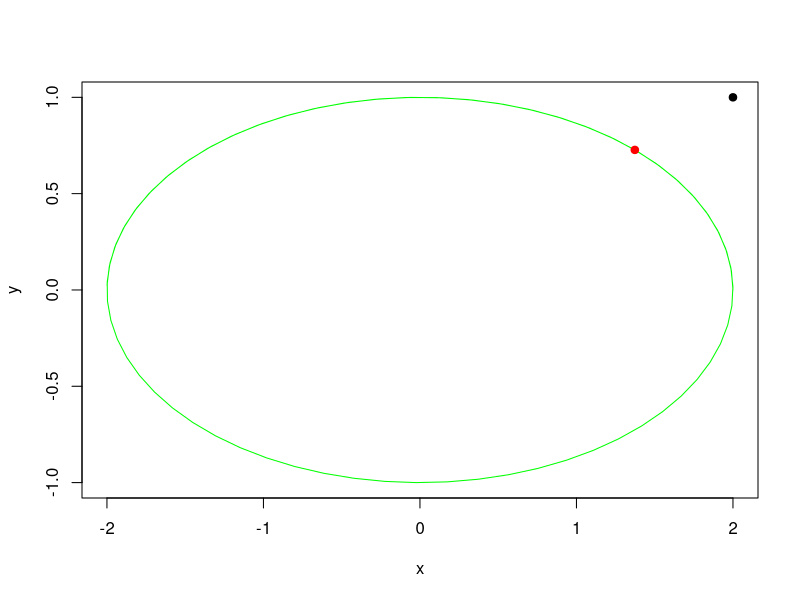

Generate this figure with R:
#Por: Maria Garces && Juan Leon
f<-function(x){
  return(sqrt((2-(2*cospi(x)))**2+(1-sinpi(x))**2))
}
df<-function(x)
{
  return(((4*sinpi(x) )- (((3*sinpi(x)) +1)*cospi(x)))/(sqrt((sinpi(x) * sinpi(x))-(2*sinpi(x))+(4*(cospi(x) * cospi(x)))-(8*cospi(x))+5)))
}
dat<- data.frame(t=seq(0, 3*pi, by=0.1) )
xhrt <- function(t) 2*cos(t)
yhrt <- function(t) sin(t)
dat$y=yhrt(dat$t)
dat$x=xhrt(dat$t)
with(dat, plot(x,y, type="l",col="Green"))
newton<-function(f,df,E,xo)
{
  k=0
  repeat{
    c=f(xo)/df(xo)
    x1=xo-c
    dx=abs(c)
    xo=x1
    k=k+1
    if(dx<E ||k>100)
      break;
  }
  y1<-sin(x1)
  cat("# de iteraciones: ",k," El valor de xmax: ",format(x1,nsmall = 4),"rad, f(x): ",f(x1), ",Error Estimado: ", c)
  cat("\nEl punto es: (",format(2*cos(x1),nsmall = 4),",",format(y1,nsmall = 4),", 0.0000)\n")
  points(x=2,y=1,pch=19)
  points(x=2*cos(x1),y=y1,pch=19,col="Red")
}
newton(f,df,0.0001,1)